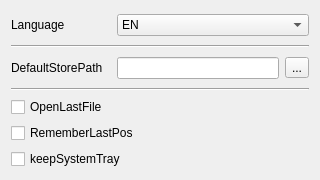
<?xml version="1.0" encoding="UTF-8"?>
<ui version="4.0">
 <class>Setting</class>
 <widget class="QDialog" name="Setting">
  <property name="geometry">
   <rect>
    <x>0</x>
    <y>0</y>
    <width>320</width>
    <height>180</height>
   </rect>
  </property>
  <property name="font">
   <font>
    <stylestrategy>PreferAntialias</stylestrategy>
   </font>
  </property>
  <property name="focusPolicy">
   <enum>Qt::ClickFocus</enum>
  </property>
  <property name="windowTitle">
   <string>Setting</string>
  </property>
  <property name="modal">
   <bool>true</bool>
  </property>
  <layout class="QVBoxLayout" name="verticalLayout_2">
   <item>
    <widget class="QWidget" name="widget" native="true">
     <layout class="QHBoxLayout" name="horizontalLayout">
      <property name="spacing">
       <number>6</number>
      </property>
      <property name="leftMargin">
       <number>0</number>
      </property>
      <property name="topMargin">
       <number>0</number>
      </property>
      <property name="rightMargin">
       <number>0</number>
      </property>
      <property name="bottomMargin">
       <number>0</number>
      </property>
      <item>
       <widget class="QLabel" name="languageTextLbl">
        <property name="sizePolicy">
         <sizepolicy hsizetype="Fixed" vsizetype="Fixed">
          <horstretch>0</horstretch>
          <verstretch>0</verstretch>
         </sizepolicy>
        </property>
        <property name="minimumSize">
         <size>
          <width>100</width>
          <height>0</height>
         </size>
        </property>
        <property name="text">
         <string>Language</string>
        </property>
       </widget>
      </item>
      <item>
       <widget class="QComboBox" name="languageCombox">
        <item>
         <property name="text">
          <string>EN</string>
         </property>
        </item>
        <item>
         <property name="text">
          <string>ZH</string>
         </property>
        </item>
       </widget>
      </item>
     </layout>
    </widget>
   </item>
   <item>
    <widget class="Line" name="line_2">
     <property name="orientation">
      <enum>Qt::Horizontal</enum>
     </property>
    </widget>
   </item>
   <item>
    <widget class="QWidget" name="widget_2" native="true">
     <layout class="QHBoxLayout" name="horizontalLayout_2">
      <property name="spacing">
       <number>6</number>
      </property>
      <property name="leftMargin">
       <number>0</number>
      </property>
      <property name="topMargin">
       <number>0</number>
      </property>
      <property name="rightMargin">
       <number>0</number>
      </property>
      <property name="bottomMargin">
       <number>0</number>
      </property>
      <item>
       <widget class="QLabel" name="defaultStorePathTextLbl">
        <property name="sizePolicy">
         <sizepolicy hsizetype="Fixed" vsizetype="Fixed">
          <horstretch>0</horstretch>
          <verstretch>0</verstretch>
         </sizepolicy>
        </property>
        <property name="minimumSize">
         <size>
          <width>100</width>
          <height>0</height>
         </size>
        </property>
        <property name="text">
         <string>DefaultStorePath</string>
        </property>
       </widget>
      </item>
      <item>
       <widget class="QLineEdit" name="defaultStorePathEdit">
        <property name="readOnly">
         <bool>true</bool>
        </property>
       </widget>
      </item>
      <item>
       <widget class="QToolButton" name="defaultStorePathBtn">
        <property name="text">
         <string>...</string>
        </property>
       </widget>
      </item>
     </layout>
    </widget>
   </item>
   <item>
    <widget class="Line" name="line">
     <property name="orientation">
      <enum>Qt::Horizontal</enum>
     </property>
    </widget>
   </item>
   <item>
    <widget class="QWidget" name="widget_3" native="true">
     <layout class="QVBoxLayout" name="verticalLayout">
      <property name="spacing">
       <number>6</number>
      </property>
      <property name="leftMargin">
       <number>0</number>
      </property>
      <property name="topMargin">
       <number>0</number>
      </property>
      <property name="rightMargin">
       <number>0</number>
      </property>
      <property name="bottomMargin">
       <number>0</number>
      </property>
      <item>
       <widget class="QCheckBox" name="openLastFileCb">
        <property name="sizePolicy">
         <sizepolicy hsizetype="Fixed" vsizetype="Fixed">
          <horstretch>0</horstretch>
          <verstretch>0</verstretch>
         </sizepolicy>
        </property>
        <property name="text">
         <string>OpenLastFile</string>
        </property>
       </widget>
      </item>
      <item>
       <widget class="QCheckBox" name="rememberLastPosCb">
        <property name="sizePolicy">
         <sizepolicy hsizetype="Fixed" vsizetype="Fixed">
          <horstretch>0</horstretch>
          <verstretch>0</verstretch>
         </sizepolicy>
        </property>
        <property name="text">
         <string>RememberLastPos</string>
        </property>
       </widget>
      </item>
      <item>
       <widget class="QCheckBox" name="keepSystemTrayCb">
        <property name="sizePolicy">
         <sizepolicy hsizetype="Fixed" vsizetype="Fixed">
          <horstretch>0</horstretch>
          <verstretch>0</verstretch>
         </sizepolicy>
        </property>
        <property name="text">
         <string>keepSystemTray</string>
        </property>
       </widget>
      </item>
     </layout>
    </widget>
   </item>
  </layout>
 </widget>
 <resources/>
 <connections/>
</ui>
